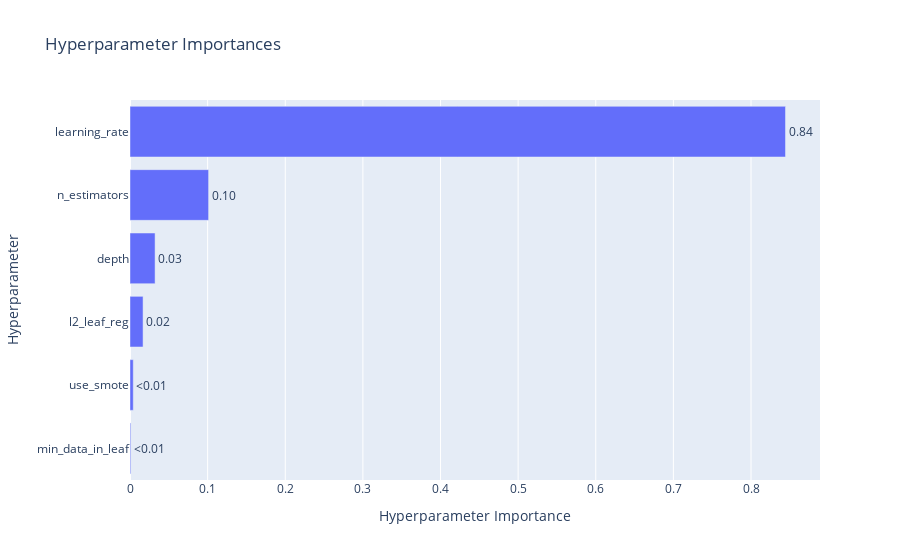

Notebook code cell kept with this figure:
### Code cell
p_importance_no_feat_eng = optuna.visualization.plot_param_importances(study_no_feat_eng)
p_importance_no_feat_eng.show()

### Figure 1 — Plotly figure (JSON) as saved in the notebook; plotly's stock layout.template omitted (floating-point values rounded to 4 significant figures)
{"data": [{"cliponaxis": false, "hovertemplate": ["min_data_in_leaf (IntDistribution): 0.000987184437122666<extra></extra>", "use_smote (CategoricalDistribution): 0.004186502795170349<extra></extra>", "l2_leaf_reg (FloatDistribution): 0.016818716343630358<extra></extra>", "depth (IntDistribution): 0.03231072485130989<extra></extra>", "n_estimators (IntDistribution): 0.1012652954686638<extra></extra>", "learning_rate (FloatDistribution): 0.844431576104103<extra></extra>"], "name": "Objective Value", "orientation": "h", "text": ["<0.01", "<0.01", "0.02", "0.03", "0.10", "0.84"], "textposition": "outside", "type": "bar", "x": [0.0009872, 0.004187, 0.01682, 0.03231, 0.1013, 0.8444], "y": ["min_data_in_leaf", "use_smote", "l2_leaf_reg", "depth", "n_estimators", "learning_rate"]}], "layout": {"title": {"text": "Hyperparameter Importances"}, "xaxis": {"title": {"text": "Hyperparameter Importance"}}, "yaxis": {"title": {"text": "Hyperparameter"}}}}
